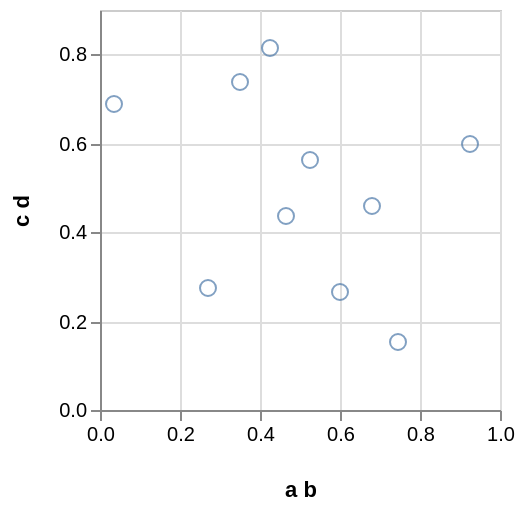

The Vega-Lite source for this figure:
### Vega specification from a JSON file in a GitHub repository (floating-point values rounded to 4 significant figures)
{"$schema": "https://vega.github.io/schema/vega/v3.0.json", "autosize": "pad", "padding": 5, "encode": {"update": {"stroke": {"value": "#ccc"}, "fill": {"value": "transparent"}}}, "data": [{"name": "source_0", "values": [{"a b": 0.9229, "c d": 0.5983}, {"a b": 0.682, "c d": 0.46}, {"a b": 0.03553, "c d": 0.6864}, {"a b": 0.3491, "c d": 0.7368}, {"a b": 0.4248, "c d": 0.813}, {"a b": 0.5239, "c d": 0.5616}, {"a b": 0.4668, "c d": 0.4366}, {"a b": 0.2692, "c d": 0.2747}, {"a b": 0.601, "c d": 0.2649}, {"a b": 0.7458, "c d": 0.1544}]}, {"name": "data_0", "source": "source_0", "transform": [{"type": "formula", "expr": "toNumber(datum[\"a b\"])", "as": "a b"}, {"type": "formula", "expr": "toNumber(datum[\"c d\"])", "as": "c d"}, {"type": "filter", "expr": "datum[\"a b\"] !== null && !isNaN(datum[\"a b\"]) && datum[\"c d\"] !== null && !isNaN(datum[\"c d\"])"}]}], "signals": [{"name": "width", "update": "200"}, {"name": "height", "update": "200"}], "marks": [{"name": "marks", "type": "symbol", "role": "point", "from": {"data": "data_0"}, "encode": {"update": {"x": {"scale": "x", "field": "a b"}, "y": {"scale": "y", "field": "c d"}, "stroke": {"value": "#4c78a8"}, "fill": {"value": "transparent"}, "opacity": {"value": 0.7}}}}], "scales": [{"name": "x", "type": "linear", "domain": {"data": "data_0", "field": "a b"}, "range": [0, {"signal": "width"}], "round": true, "nice": true, "zero": true}, {"name": "y", "type": "linear", "domain": {"data": "data_0", "field": "c d"}, "range": [{"signal": "height"}, 0], "round": true, "nice": true, "zero": true}], "axes": [{"scale": "x", "labelOverlap": true, "orient": "bottom", "tickCount": {"signal": "ceil(width/40)"}, "title": "a b", "zindex": 1}, {"scale": "x", "domain": false, "grid": true, "labels": false, "maxExtent": 0, "minExtent": 0, "orient": "bottom", "tickCount": {"signal": "ceil(width/40)"}, "ticks": false, "zindex": 0, "gridScale": "y"}, {"scale": "y", "labelOverlap": true, "orient": "left", "tickCount": {"signal": "ceil(height/40)"}, "title": "c d", "zindex": 1}, {"scale": "y", "domain": false, "grid": true, "labels": false, "maxExtent": 0, "minExtent": 0, "orient": "left", "tickCount": {"signal": "ceil(height/40)"}, "ticks": false, "zindex": 0, "gridScale": "x"}], "config": {"axis": {"minExtent": 30}}}
